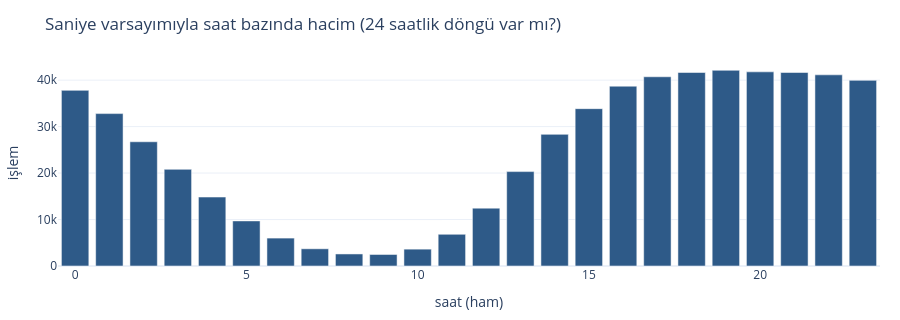

The notebook cell saved with this chart:
### Markdown cell above
## 7. TransactionDT: birim ve başlangıç tarihi

Veride tarih kolonu yok. Transaction ve identity dosyalarındaki tek zaman bilgisi `TransactionDT`, ve bu bir tarih değil: Vesta'nın açıklamasına göre *"timedelta from a given reference datetime (not an actual timestamp)"*, yani bilinmeyen bir başlangıç anından itibaren geçen süre.

Bu bölümde üç soruyu veriyle cevaplıyorum:
1. Birim ne (saniye mi, dakika mı)?
2. Train ve test hangi aralığı kapsıyor, arada boşluk var mı?
3. Başlangıç tarihi veriden tahmin edilebilir mi?

### Code cell
DAY = 86_400
dt_tr = df["TransactionDT"]
rng_tbl = {"train": dt_tr.agg(["min", "max"])}
if test_dt is not None:
    rng_tbl["test"] = test_dt["TransactionDT"].agg(["min", "max"])
rng_tbl = pd.DataFrame(rng_tbl).T
for unit, sec in [("gün (saniye ise)", DAY), ("gün (dakika ise)", 1_440)]:
    rng_tbl[f"min → {unit}"] = rng_tbl["min"] / sec
    rng_tbl[f"max → {unit}"] = rng_tbl["max"] / sec
display(rng_tbl)

hour_raw = (dt_tr // 3600) % 24
hc = hour_raw.value_counts().sort_index()
fig = go.Figure(go.Bar(x=hc.index, y=hc.values, marker_color=C_MAIN))
fig.update_layout(title="Saniye varsayımıyla saat bazında hacim (24 saatlik döngü var mı?)", xaxis_title="saat (ham)", yaxis_title="işlem")
show(fig, 320)
if test_dt is not None:
    note("train-test arası boşluk (gün)", round((test_dt["TransactionDT"].min() - dt_tr.max()) / DAY, 1))

### Figure 1 — Plotly figure (JSON) as saved in the notebook; plotly's stock layout.template omitted (floating-point values rounded to 4 significant figures)
{"data": [{"marker": {"color": "#2E5A88"}, "type": "bar", "x": [0, 1, 2, 3, 4, 5, 6, 7, 8, 9, 10, 11, 12, 13, 14, 15, 16, 17, 18, 19, 20, 21, 22, 23], "y": [37795, 32797, 26732, 20802, 14839, 9701, 6007, 3704, 2591, 2479, 3627, 6827, 12451, 20315, 28328, 33859, 38698, 40723, 41639, 42115, 41782, 41641, 41139, 39949]}], "layout": {"height": 320, "margin": {"b": 50, "l": 50, "r": 20, "t": 60}, "title": {"text": "Saniye varsayımıyla saat bazında hacim (24 saatlik döngü var mı?)"}, "xaxis": {"title": {"text": "saat (ham)"}}, "yaxis": {"title": {"text": "işlem"}}}}
